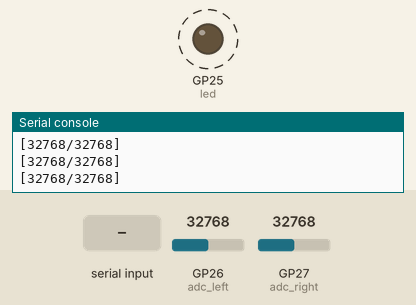
The program below on a simulated Raspberry Pi Pico running MicroPython. Parts: output pins drawn as LEDs (lit = HIGH), the last lines printed to the serial console. Dashed ring = blinking. Inputs (shaded band) come from the test bench; at power-on: GP26 (adc_left) = 32768, GP27 (adc_right) = 32768 (analog values on the 0–65535 scale).

Above: at 1.2 s.
1.3 s: "?" typed at the serial console, then Enter
4.3 s: "S" typed at the serial console, then Enter
At 4.5 s:
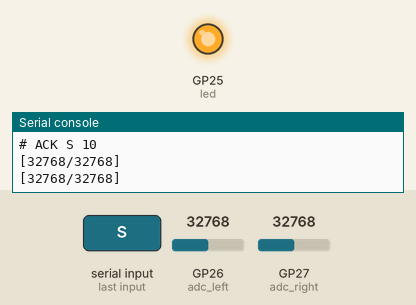
At 5.1 s:
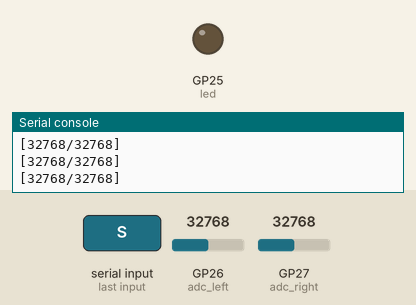
7.3 s: "G" typed at the serial console, then Enter
Timing chart, 0 to 16.3 s (numbered marks = the images above; inputs shaded):
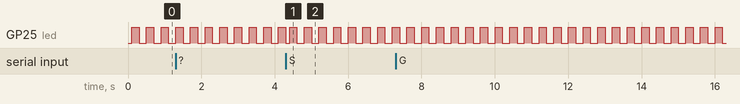

The program:

sampler.py
```python
"""Dual-rate MicroPython firmware for the Manta calibration rig Pico.

Copy this to the Pico's filesystem **as `main.py`** so it runs at power-on:

    mpremote connect auto fs cp pico/sampler.py :main.py + reset

It replaces `pico/main.py`, which is kept in the repo as the legacy 10 Hz-only
firmware.

Two presets, switched over USB at runtime:

    slow (boot default)   10 Hz   "[<left_u16>/<right_u16>]"
    fast                1000 Hz   "[<ticks_us>:<left_u16>/<right_u16>]"

Slow mode is byte-identical to the legacy firmware, so plugging the board into
any terminal gives readable output and the existing host tools keep working
untouched. Fast mode exists to resolve an elevon transit - measured on this rig
at ~100 ms - into 100+ samples, which is what measuring travel range and slew
rate needs.

The ceiling is the per-line cost of formatting and printing over USB CDC, not
the ADC and not SERIAL_BAUD - this is a USB CDC virtual port, so the baud rate
the host asks for is never applied to anything.

Measured on an RP2040 at MicroPython 1.19.1:

    ADC pair (both channels)          25 us
    "%" formatting of the line       377 us     <- dominant cost
    plus print() to USB CDC          510 us

The whole loop - ADC, formatting, print, scheduling and the command poll - comes
to ~660 us, so the board free-runs at about 1520 Hz and cannot go faster.

Re-measured on the rig 2026-08-14 with `pico_monitor.py --rate N --seconds 20
--quiet --stats`, which reads the board's own ticks_us rather than host arrival
times:

    requested   sustained   gaps
      500 Hz     499.5 Hz   all GC-shaped
      750 Hz     749.1 Hz   all GC-shaped
     1000 Hz     998.0 Hz   all GC-shaped
     1250 Hz    1228.5 Hz   all GC-shaped
     1500 Hz    1519.8 Hz   already free-running: no sleep margin left
     1750 Hz    1524.4 Hz   saturated
     2000 Hz    1512.9 Hz   saturated

Nothing was ever lost in transport - every gap at every rate was the collector,
so the ceiling really is the loop cost and not the link.

1000 Hz is the fast preset: two thirds of the free-running ceiling, so a slow
iteration still has somewhere to go. The rig's elevons transit in ~100 ms, so
this is ~100 samples across the edge being measured where 500 Hz gave ~50. It was
500 Hz, which was needlessly conservative.

MAX_HZ is left above the sustainable ceiling on purpose: asking for more produces
an honest "could not sustain" report from pico_monitor rather than silent drift.

The formatting choice is worth keeping: on this board "%" costs 377 us where
"{}".format() costs 1423 us and "+"-concatenation of str() costs 2999 us. The
legacy firmware used .format(), so this loop is cheaper than the 10 Hz one it
replaces despite doing more.

The microsecond stamp in fast mode is taken next to the ADC read, so timing is
immune to USB's bursty 1 ms-frame delivery - and it is what lets the host prove
the board is *sampling* at 1000 Hz rather than merely that lines are arriving.
ticks_us() wraps at 2^30 us (~17.9 min); the host unwraps it.

Command protocol - newline-terminated ASCII, case-insensitive, tolerant of CRLF:

    S        slow preset: 10 Hz, no timestamp      -> "# ACK S 10"
    F        fast preset: 1000 Hz, timestamp on    -> "# ACK F 1000"
    F<hz>    fast at a given rate, e.g. "F1000"    -> "# ACK F 1000"
    G        collect garbage now                   -> "# ACK G"
    ?        status                                -> "# STATUS mode=slow hz=10 ts=0"
    other                                          -> "# ERR <text>"

`G` exists because MicroPython's garbage collector stalls the sample loop for
~7.7 ms whenever it runs, which at 1000 Hz is roughly every 2.5 seconds and costs
seven consecutive samples - 8 gaps and 56 samples over a measured 20 s run.
Measured on this board, a collect costs ~4.5 ms even on an almost-empty heap, so
the cost tracks heap size rather than garbage volume and collecting *more often*
would only stall more. Instead the host calls G immediately before a capture,
paying the stall at a moment when nothing is being measured and buying a clean
window of a couple of seconds after it.

Every board-to-host reply is prefixed "#", which cannot match the sample regex,
so replies are inert to every parser on the host side. Commands are short enough
to type by hand into a serial terminal, which is the point - the console is the
debugging tool.

Ctrl-C is deliberately left enabled: it is the escape hatch when the board is
firehosing at 1000 Hz. The host must therefore never send a raw 0x03, which costs
nothing since every command is letters and digits.
"""

from machine import Pin, ADC
import gc
import select
import sys
import utime

SLOW_HZ = 10
FAST_HZ = 1000

# Below 1 Hz the period arithmetic degenerates; above ~2-3 kHz the print cost
# exceeds the sample period and the loop silently stops keeping time.
MIN_HZ = 1
MAX_HZ = 2000

# Longest command we will buffer. Anything longer is truncated and then fails to
# parse, which is the correct outcome for line noise.
MAX_COMMAND_LEN = 16

LEFT_ADC_PIN = 26    # ADC0, GPIO26
RIGHT_ADC_PIN = 27   # ADC1, GPIO27


def clamp_hz(hz):
    if hz < MIN_HZ:
        return MIN_HZ
    if hz > MAX_HZ:
        return MAX_HZ
    return hz
# def


def initial_state():
    return {"mode": "slow", "hz": SLOW_HZ, "ts": False}
# def


def _all_digits(text):
    # str.isdigit() exists in MicroPython but its unicode behaviour varies by
    # port; an explicit ASCII check is predictable everywhere.
    if not text:
        return False
    for ch in text:
        if ch < "0" or ch > "9":
            return False
    return True
# def


def apply_command(state, text):
    """Parse one command line. Returns (state, reply, action).

    Pure: touches no hardware and never raises, so the host-side test suite can
    drive it under CPython. Side effects are *named* rather than performed -
    `action` is None or "collect" - which keeps the parser testable while the
    caller does the part that needs the runtime.

    A returned state that *is* the input object means nothing changed; a new
    dict means the caller must re-derive its timing. A reply of None means there
    is nothing to send.
    """
    text = text.strip().upper()

    if text == "":
        return state, None, None

    if text == "?":
        return state, "# STATUS mode=%s hz=%d ts=%d" % (
            state["mode"], state["hz"], 1 if state["ts"] else 0
        ), None

    if text == "S":
        return {"mode": "slow", "hz": SLOW_HZ, "ts": False}, "# ACK S %d" % SLOW_HZ, None

    if text == "G":
        return state, "# ACK G", "collect"

    if text[0] == "F":
        rest = text[1:]

        if rest == "":
            hz = FAST_HZ
        elif _all_digits(rest):
            hz = clamp_hz(int(rest))
        else:
            return state, "# ERR %s" % text, None

        return {"mode": "fast", "hz": hz, "ts": True}, "# ACK F %d" % hz, None

    return state, "# ERR %s" % text, None
# def


def derive_timing(hz):
    """Loop constants for a sample rate: (period_us, cmd_interval, blink_reload).

    Command polling is decimated rather than run every sample so the hot loop
    stays lean: 20 ms of switch latency at 1000 Hz, and every sample at 10 Hz
    where there is budget to spare. Blinking is decimated to ~2-4 Hz so the LED
    reads as "alive" instead of a blur.
    """
    period_us = 1000000 // hz

    cmd_interval = hz // 50
    if cmd_interval < 1:
        cmd_interval = 1

    blink_reload = hz // 4
    if blink_reload < 1:
        blink_reload = 1

    return period_us, cmd_interval, blink_reload
# def


def _service_stdin(poller, pending, state):
    """Drain whatever stdin has, without ever blocking.

    Returns (pending, state, disturbed). Only reads while poll() reports data
    ready, so a board with no host attached costs one syscall per check.

    "disturbed" means the caller must re-derive its timing and re-anchor its
    deadline - either the rate changed, or we just spent milliseconds in a
    garbage collection.
    """
    disturbed = False

    while poller.poll(0):
        ch = sys.stdin.read(1)

        if not ch:
            break

        if ch == "\n" or ch == "\r":
            if pending:
                new_state, reply, action = apply_command(state, pending)
                pending = ""

                if reply is not None:
                    print(reply)

                if new_state is not state:
                    state = new_state
                    disturbed = True

                if action == "collect":
                    # Deliberate: pay the ~5-7 ms stall here, on request, rather
                    # than have it land in the middle of someone's measurement.
                    gc.collect()
                    disturbed = True

        elif len(pending) < MAX_COMMAND_LEN:
            pending += ch

    return pending, state, disturbed
# def


def run():
    led = Pin("LED", Pin.OUT)
    adc_left = ADC(LEFT_ADC_PIN)
    adc_right = ADC(RIGHT_ADC_PIN)

    poller = select.poll()
    poller.register(sys.stdin, select.POLLIN)

    state = initial_state()
    period_us, cmd_interval, blink_reload = derive_timing(state["hz"])

    print("# MANTA sampler ready mode=%s hz=%d ts=%d" %
          (state["mode"], state["hz"], 1 if state["ts"] else 0))

    pending = ""
    cmd_countdown = cmd_interval
    blink_countdown = blink_reload
    next_us = utime.ticks_us()

    while True:
        # Absolute-deadline scheduling, so a slow iteration does not accumulate
        # drift into the sample interval.
        delay_us = utime.ticks_diff(next_us, utime.ticks_us())

        if delay_us > 0:
            utime.sleep_us(delay_us)
        elif delay_us < -period_us:
            # More than a whole period late - a host stall or a rate change.
            # Re-anchor instead of sprinting to work off a backlog of missed
            # deadlines, which would emit a burst at the wrong cadence.
            next_us = utime.ticks_us()

        next_us = utime.ticks_add(next_us, period_us)

        t_us = utime.ticks_us()
        raw_left = adc_left.read_u16()
        raw_right = adc_right.read_u16()

        # %-formatting rather than .format(): measured at 377 us against 1423 us
        # on this board. This is the line that sets the rate ceiling, so the
        # difference is the difference between ~1960 Hz and ~700 Hz.
        if state["ts"]:
            print("[%d:%d/%d]" % (t_us, raw_left, raw_right))
        else:
            print("[%d/%d]" % (raw_left, raw_right))

        blink_countdown -= 1
        if blink_countdown <= 0:
            blink_countdown = blink_reload
            led.toggle()

        cmd_countdown -= 1
        if cmd_countdown <= 0:
            cmd_countdown = cmd_interval

            pending, state, disturbed = _service_stdin(poller, pending, state)

            if disturbed:
                period_us, cmd_interval, blink_reload = derive_timing(state["hz"])
                cmd_countdown = cmd_interval
                blink_countdown = blink_reload
                next_us = utime.ticks_us()
# def


if __name__ == "__main__":
    run()
# if
```

Measured:
- by itself, GP25 (led): alternates HIGH for 0.20 s and LOW for 0.20 s
